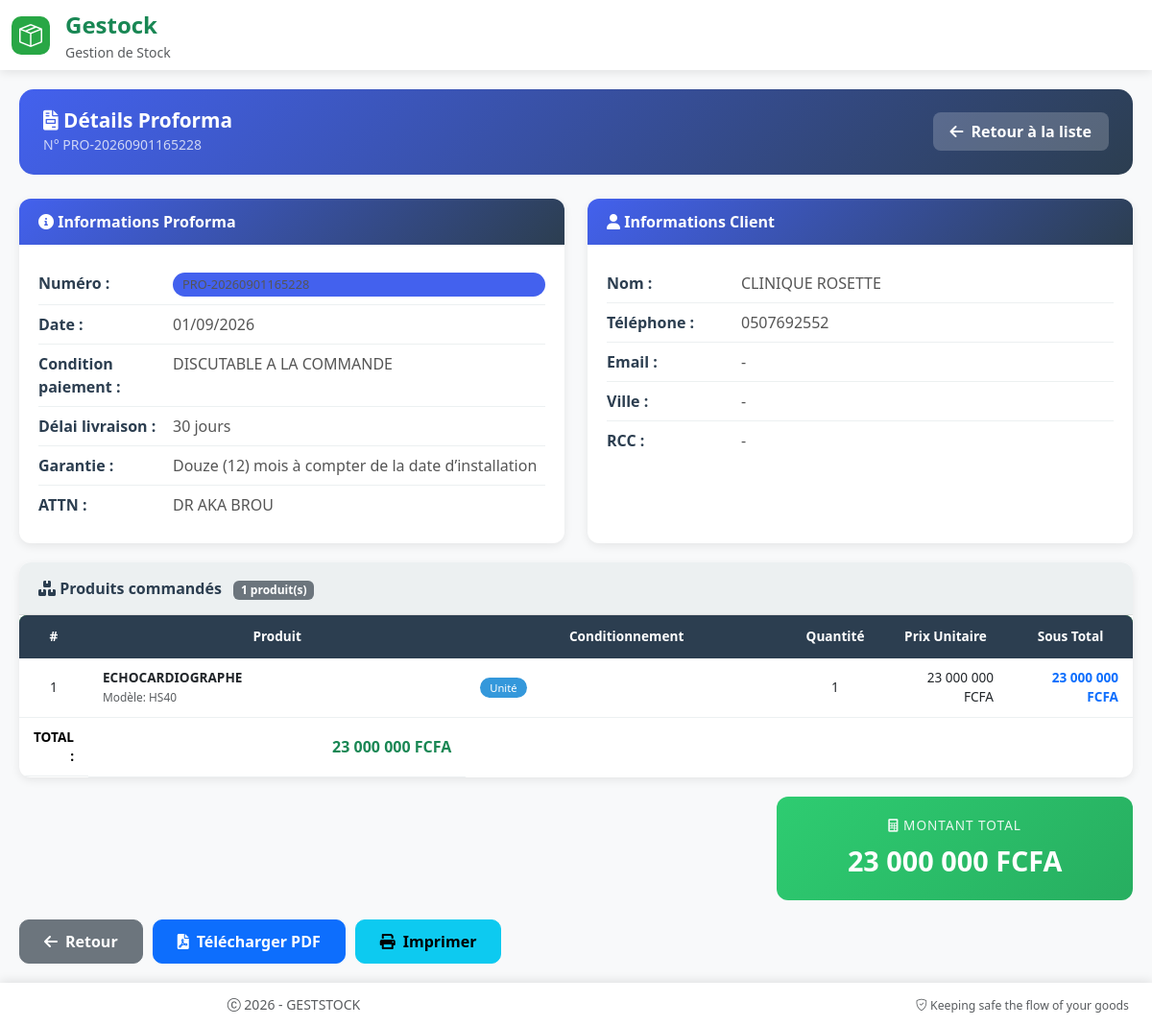
The page /proforma/1 on the database its author committed.
### models.py (models this page shows, shortened)
class Proforma(db.Model):
    id = db.Column(db.Integer, primary_key=True)
    proforma_title = db.Column(db.String(500))
    proforma_comment = db.Column(db.String(500))
    proforma_comment2 = db.Column(db.String(500))
    condition_paiement = db.Column(db.String(500))
    delai_livraison = db.Column(db.String(500))
    garantie = db.Column(db.String(500))
    attn = db.Column(db.String(400))
    total_ht = db.Column(db.Float, default=0)
    remise = db.Column(db.Float, default=0)
    numero = db.Column(db.String(50), unique=True, nullable=False)
    service_concerne = db.Column(db.String(50), default='commercial')
    compagnie_id = db.Column(
        db.Integer,
        db.ForeignKey("compagnie.id"),
        nullable=False
    )
    compagnie = db.relationship(
        "Compagnie",
        backref=db.backref("proformas", lazy=True)
    )
    client_id = db.Column(
        db.Integer,
        db.ForeignKey("client.id"),
        nullable=False
    )
    date = db.Column(
        db.DateTime,
        default=datetime.utcnow
    )
    total = db.Column(db.Float, default=0)
    client = db.relationship(
        "Client",
        backref=db.backref("proformas", lazy=True)
    )
    lignes = db.relationship(
        "LigneProforma",
        backref="proforma",
        cascade="all, delete-orphan",
        lazy=True
    )

class Client(db.Model):
    __tablename__ = "client"
    id = db.Column(db.Integer, primary_key=True)
    nom_client = db.Column(db.String(100), nullable=False)
    telephone = db.Column(db.String(30))
    adresse = db.Column(db.String(255), nullable=False)
    attn = db.Column(db.String(255))
    certificats = db.relationship('CertificatInstallation',
                                 backref='client_rel',
                                 lazy=True)
    bons_commande = db.relationship(
        "BonCommande",
        back_populates="client",
        cascade="all, delete-orphan"
    )
    bons_livraison = db.relationship(
        "BonLivraison",
        back_populates="client"
    )

class LigneProforma(db.Model):
    id = db.Column(db.Integer, primary_key=True)
    proforma_id = db.Column(
        db.Integer,
        db.ForeignKey("proforma.id"),
        nullable=False
    )
    produit_id = db.Column(
        db.Integer,
        db.ForeignKey("produit.id"),
        nullable=True
    )
    conditionnement = db.Column(db.String(50))
    quantite = db.Column(db.Integer, nullable=False)
    prix_unitaire = db.Column(db.Float, nullable=False)
    sous_total = db.Column(db.Float, nullable=False)
    produit = db.relationship("Produit")

class Produit(db.Model):
    __tablename__ = "produit"
    id = db.Column(db.Integer, primary_key=True)
    nom_produit = db.Column(db.String(128), nullable=False, index=True)
    model = db.Column(db.String(128), index=True)
    marque = db.Column(db.String(128), index=True)
    code_produit = db.Column(db.String(256), unique=True, nullable=False)
    description = db.Column(db.Text)
    origine = db.Column(db.String(256))
    image = db.Column(db.String(255))
    stocks = db.relationship("Stock", backref="produit", lazy=True)
    lignes_certificat = db.relationship('LigneCertificat', backref='produit_rel', lazy=True)
    lignes_bon_commande = db.relationship(
        "LigneBonCommande",
        back_populates="produit"
    )
    lignes_bon_livraison = db.relationship(
        "LigneBonLivraison",
        back_populates="produit"
    )
    lignes_achat = db.relationship(
        "LigneAchat",
        back_populates="produit",
        cascade="all, delete-orphan"
    )

### routes.py (the view)
@app.route("/proforma/<int:proforma_id>")
def details_proforma(proforma_id):
    proforma = Proforma.query.get_or_404(proforma_id)
    return render_template(
        "details_proforma.html",
        proforma=proforma
    )

### app.py (called while the page is built)
@app.after_request
def close_db_connection(response):
    try:
        db.session.close()
    except:
        pass
    return response

### routes.py (called while the page is built)
@app.after_request
def disable_cache(response):
    response.headers["Cache-Control"] = "no-store, no-cache, must-revalidate, private"
    response.headers["Pragma"] = "no-cache"
    response.headers["Expires"] = "0"
    return response

@app.context_processor
def utility_processor():
    def is_active(prefix):
        """Vérifie si l'endpoint actuel correspond au préfixe donné"""
        return request.endpoint and prefix in request.endpoint
    def has_role(*roles):
        """Vérifie si l'utilisateur connecté a l'un des rôles spécifiés"""
        if not current_user.is_authenticated:
            return False
        return current_user.role in roles
    def current_route():
        """Retourne le nom de la route actuelle"""
        return request.endpoint
    return dict(
        is_active=is_active,
        has_role=has_role,
        current_route=current_route
    )

### templates/details_proforma.html (shortened to what this page needs)
{% extends "base.html" %}
{% block content %}
<div class="proforma-container">
    <div class="proforma-header">
        <div>
            <h5>
                <i class="fas fa-file-invoice"></i> Détails Proforma
            </h5>
            <small class="opacity-75">N° {{ proforma.numero }}</small>
        </div>
        <div class="d-flex gap-2">
            <a href="{{ url_for('liste_proformas') }}" class="btn-back">
                <i class="fas fa-arrow-left"></i> Retour à la liste
            </a>
        </div>
    </div>
    <div class="row g-4">
        <div class="col-md-6">
            <div class="info-card">
                <div class="info-card-header">
                    <i class="fas fa-info-circle"></i> Informations Proforma
                </div>
                <div class="info-card-body">
                    <ul class="info-list">
                        <li>
                            <strong>Numéro :</strong>
                            <span class="badge-numero">{{ proforma.numero }}</span>
                        </li>
                        <li>
                            <strong>Date :</strong>
                            <span>{{ proforma.date.strftime("%d/%m/%Y") if proforma.date else '-' }}</span>
                        </li>
                        <li>
                            <strong>Condition paiement :</strong>
                            <span>{{ proforma.condition_paiement or '-' }}</span>
                        </li>
                        <li>
                            <strong>Délai livraison :</strong>
                            <span>{{ proforma.delai_livraison or '-' }}</span>
                        </li>
                        <li>
                            <strong>Garantie :</strong>
                            <span>{{ proforma.garantie or '-' }}</span>
                        </li>
                        <li>
                            <strong>ATTN :</strong>
                            <span>{{ proforma.attn or '-' }}</span>
                        </li>
                    </ul>
                </div>
            </div>
        </div>
        <div class="col-md-6">
            <div class="info-card">
                <div class="info-card-header">
                    <i class="fas fa-user"></i> Informations Client
                </div>
                <div class="info-card-body">
                    <ul class="info-list">
                        <li>
                            <strong>Nom :</strong>
                            <span>{{ proforma.client.nom_client if proforma.client else '-' }}</span>
                        </li>
                        <li>
                            <strong>Téléphone :</strong>
                            <span>{{ proforma.client.telephone if proforma.client and proforma.client.telephone else '-' }}</span>
                        </li>
                        <li>
                            <strong>Email :</strong>
                            <span>{{ proforma.client.adresse_email if proforma.client and proforma.client.adresse_email else '-' }}</span>
                        </li>
                        <li>
                            <strong>Ville :</strong>
                            <span>{{ proforma.client.ville if proforma.client and proforma.client.ville else '-' }}</span>
                        </li>
                        <li>
                            <strong>RCC :</strong>
                            <span>{{ proforma.client.numero_rcc if proforma.client and proforma.client.numero_rcc else '-' }}</span>
                        </li>
                    </ul>
                </div>
            </div>
        </div>
    </div>
    <div class="table-container">
        <div class="table-header">
            <div class="table-title">
                <i class="fas fa-boxes"></i> Produits commandés
                <span class="badge bg-secondary ms-2">{{ proforma.lignes|length }} produit(s)</span>
            </div>
        </div>
        <div class="table-wrapper">
            <table class="table-custom">
                <thead>
                    <tr>
                        <th style="width: 50px;">#</th>
                        <th>Produit</th>
                        <th>Conditionnement</th>
                        <th style="width: 100px;">Quantité</th>
                        <th style="width: 130px;">Prix Unitaire</th>
                        <th style="width: 130px;">Sous Total</th>
                    </tr>
                </thead>
                <tbody>
                    {% for ligne in proforma.lignes %}
                    <tr>
                        <td class="text-center">{{ loop.index }}</td>
                        <td>
                            <strong>{{ ligne.produit.nom_produit if ligne.produit else '-' }}</strong>
                            {% if ligne.produit and ligne.produit.model %}
                                <br><small class="text-muted">Modèle: {{ ligne.produit.model }}</small>
                            {% endif %}
                        </td>
                        <td>
                            <span class="badge-produit">
                                {{ ligne.conditionnement|capitalize if ligne.conditionnement else 'Unité' }}
                            </span>
                        </td>
                        <td class="text-center">{{ ligne.quantite }}</td>
                        <td>{{ "{:,.0f}".format(ligne.prix_unitaire).replace(',', ' ') }} FCFA</td>
                        <td class="fw-bold text-primary">{{ "{:,.0f}".format(ligne.sous_total).replace(',', ' ') }} FCFA</td>
                    </tr>
                    {% endfor %}
                </tbody>
                <tfoot class="table-secondary">
                    <tr>
                        <td colspan="5" class="text-end fw-bold">TOTAL :</td>
                        <td class="fw-bold text-success fs-6">{{ "{:,.0f}".format(proforma.total).replace(',', ' ') }} FCFA</td>
                    </tr>
                </tfoot>
            </table>
        </div>
    </div>
    <div class="row mt-3">
        <div class="col-md-4 offset-md-8">
            <div class="total-card">
                <div class="total-label">
                    <i class="fas fa-calculator"></i> MONTANT TOTAL
                </div>
                <div class="total-value">
                    {{ "{:,.0f}".format(proforma.total).replace(',', ' ') }} FCFA
                </div>
            </div>
        </div>
    </div>
    <div class="action-buttons">
        <a href="{{ url_for('liste_proformas') }}" class="btn btn-secondary btn-action">
            <i class="fas fa-arrow-left"></i> Retour
        </a>
        <a href="{{ url_for('proforma_pdf', proforma_id=proforma.id) }}" class="btn btn-primary btn-action" target="_blank">
            <i class="fas fa-file-pdf"></i> Télécharger PDF
        </a>
        <button type="button" class="btn btn-info btn-action" onclick="window.print()">
            <i class="fas fa-print"></i> Imprimer
        </button>
    </div>
</div>
<link rel="stylesheet" href="https://cdnjs.cloudflare.com/ajax/libs/font-awesome/6.0.0/css/all.min.css">
{% endblock %}

### static/style/styles.css (style rules this page uses)
html { height: 100%; }
body { margin: 0; font-family: Arial, sans-serif; }

### templates/base.html (style rules this page uses)
:root { --primary-green: #28a745; --dark-green: #218838; --light-green: #d4edda; --sidebar-bg: #1a1a2e; --sidebar-dark: #16213e; }
* { margin: 0; padding: 0; box-sizing: border-box; }
html, body { height: 100%; margin: 0; overflow: hidden; }
body { display: flex; flex-direction: column; background: linear-gradient(135deg, #667eea 0%, #764ba2 100%); font-family: 'Segoe UI', Tahoma, Geneva, Verdana, sans-serif; }
.text-end { display: flex; gap: 10px; font-weight: 900; }
.table-custom { background: white; border-radius: 8px; overflow: hidden; box-shadow: 0 2px 4px rgba(0,0,0,0.1); }
.table-custom thead { background: var(--primary-green); color: white; }

### templates/details_proforma.html (style rules this page uses)
:root { --primary-color: #4361ee; --success-color: #2ecc71; --warning-color: #f39c12; --danger-color: #e74c3c; --info-color: #3498db; --dark-color: #2c3e50; --light-color: #ecf0f1; }
.proforma-container { animation: fadeInUp 0.5s ease-out; }
.proforma-header { background: linear-gradient(135deg, var(--primary-color) 0%, var(--dark-color) 100%); color: white; padding: 20px 25px; border-radius: 15px; margin-bottom: 25px; display: flex; justify-content: space-between; align-items: center; flex-wrap: wrap; gap: 15px; }
.proforma-header h5 { margin: 0; font-size: 1.3rem; font-weight: 600; }
.btn-back { background: rgba(255,255,255,0.2); color: white; border: none; padding: 8px 18px; border-radius: 8px; font-weight: 600; transition: all 0.3s ease; display: inline-flex; align-items: center; gap: 8px; text-decoration: none; }
.info-card { background: white; border-radius: 12px; padding: 0; box-shadow: 0 3px 10px rgba(0,0,0,0.08); height: 100%; }
.info-card-header { background: linear-gradient(135deg, var(--primary-color) 0%, var(--dark-color) 100%); color: white; padding: 12px 20px; border-radius: 12px 12px 0 0; font-weight: 600; }
.badge-numero { background: var(--primary-color); color: white; padding: 3px 10px; border-radius: 20px; font-size: 0.8rem; display: inline-block; }
.info-card-body { padding: 20px; }
.info-list { list-style: none; padding: 0; margin: 0; }
.info-list li { padding: 8px 0; border-bottom: 1px solid var(--light-color); display: flex; align-items: baseline; }
.info-list li:last-child { border-bottom: none; }
.info-list li strong { width: 140px; color: var(--dark-color); }
.info-list li span { flex: 1; color: #555; }
.table-container { background: white; border-radius: 12px; overflow: hidden; box-shadow: 0 3px 10px rgba(0,0,0,0.08); margin: 20px 0; }
.table-header { padding: 15px 20px; background: var(--light-color); border-bottom: 1px solid #ddd; display: flex; justify-content: space-between; align-items: center; flex-wrap: wrap; gap: 15px; }
.table-title { font-weight: 600; color: var(--dark-color); font-size: 1rem; }
.table-wrapper { overflow-x: auto; }
.table-custom { width: 100%; border-collapse: collapse; font-size: 0.85rem; }
.table-custom thead th { background: var(--dark-color); color: white; padding: 12px 15px; font-weight: 600; text-align: center; }
.table-custom tbody tr { transition: all 0.2s ease; }
.table-custom td { padding: 10px 15px; border-bottom: 1px solid var(--light-color); vertical-align: middle; }
.table-custom td:last-child, .table-custom td:nth-child(5), .table-custom td:nth-child(6) { text-align: right; }
.table-custom td:first-child { text-align: center; }
.total-card { background: linear-gradient(135deg, var(--success-color) 0%, #27ae60 100%); color: white; border-radius: 12px; padding: 20px; text-align: center; }
.total-label { font-size: 0.85rem; opacity: 0.9; letter-spacing: 1px; }
.total-value { font-size: 1.8rem; font-weight: bold; margin-top: 5px; }
.badge-produit { background: var(--info-color); color: white; padding: 3px 10px; border-radius: 20px; font-size: 0.7rem; }
.action-buttons { display: flex; gap: 10px; flex-wrap: wrap; margin-top: 20px; }
.btn-action { padding: 10px 25px; border-radius: 10px; font-weight: 600; transition: all 0.3s ease; display: inline-flex; align-items: center; gap: 8px; text-decoration: none; }

### rows shown on the page
Proforma: numero "PRO-20260901165228", date "01/09/2026", condition_paiement "DISCUTABLE A LA COMMANDE", delai_livraison "30 jours", garantie "Douze (12) mois à compter de la date d’installation", attn "DR AKA BROU", total "23 000 000"
Client: client "CLINIQUE ROSETTE", client "0507692552"
LigneProforma: produit "ECHOCARDIOGRAPHE", produit.model "HS40", conditionnement "Unité", quantite "1", prix_unitaire "23 000 000", sous_total "23 000 000"

### other values the page prints
{{ proforma.lignes|length }} "1"
